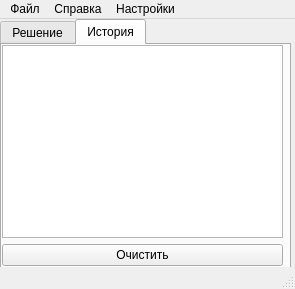
<?xml version="1.0" encoding="UTF-8"?>
<ui version="4.0">
 <class>MainWindow</class>
 <widget class="QMainWindow" name="MainWindow">
  <property name="geometry">
   <rect>
    <x>0</x>
    <y>0</y>
    <width>295</width>
    <height>289</height>
   </rect>
  </property>
  <property name="windowTitle">
   <string>Работа 4</string>
  </property>
  <widget class="QWidget" name="centralwidget">
   <widget class="QTabWidget" name="tabWidget">
    <property name="geometry">
     <rect>
      <x>0</x>
      <y>0</y>
      <width>291</width>
      <height>251</height>
     </rect>
    </property>
    <property name="currentIndex">
     <number>1</number>
    </property>
    <widget class="QWidget" name="tab1">
     <attribute name="title">
      <string>Решение</string>
     </attribute>
     <widget class="QWidget" name="layoutWidget">
      <property name="geometry">
       <rect>
        <x>190</x>
        <y>130</y>
        <width>77</width>
        <height>83</height>
       </rect>
      </property>
      <layout class="QVBoxLayout" name="verticalLayout">
       <item>
        <widget class="QPushButton" name="btn">
         <property name="text">
          <string>Найти P</string>
         </property>
        </widget>
       </item>
       <item>
        <widget class="QPushButton" name="clear_btn">
         <property name="text">
          <string>Очистить</string>
         </property>
        </widget>
       </item>
       <item>
        <widget class="QPushButton" name="save_btn">
         <property name="text">
          <string>Сохранить</string>
         </property>
        </widget>
       </item>
      </layout>
     </widget>
     <widget class="QWidget" name="layoutWidget">
      <property name="geometry">
       <rect>
        <x>-1</x>
        <y>0</y>
        <width>281</width>
        <height>126</height>
       </rect>
      </property>
      <layout class="QHBoxLayout" name="horizontalLayout">
       <item>
        <widget class="QGroupBox" name="info_box">
         <property name="title">
          <string>Укажите длины сторон:</string>
         </property>
         <layout class="QFormLayout" name="formLayout_2">
          <item row="0" column="0">
           <widget class="QLabel" name="lbl_info_a">
            <property name="text">
             <string>Сторона1=</string>
            </property>
           </widget>
          </item>
          <item row="0" column="1">
           <widget class="QLineEdit" name="ed_a"/>
          </item>
          <item row="1" column="0">
           <widget class="QLabel" name="lbl_info_b">
            <property name="text">
             <string>Сторона2=</string>
            </property>
           </widget>
          </item>
          <item row="1" column="1">
           <widget class="QLineEdit" name="ed_b"/>
          </item>
          <item row="2" column="1">
           <widget class="QLineEdit" name="ed_c"/>
          </item>
          <item row="2" column="0">
           <widget class="QLabel" name="lbl_info_c">
            <property name="text">
             <string>Сторона3=</string>
            </property>
           </widget>
          </item>
         </layout>
        </widget>
       </item>
       <item>
        <widget class="QGroupBox" name="figure_box">
         <property name="title">
          <string>Выберите фигуру:</string>
         </property>
         <widget class="QWidget" name="layoutWidget">
          <property name="geometry">
           <rect>
            <x>0</x>
            <y>20</y>
            <width>114</width>
            <height>22</height>
           </rect>
          </property>
          <layout class="QVBoxLayout" name="figure_vbox">
           <item>
            <widget class="QComboBox" name="figure_combo">
             <item>
              <property name="text">
               <string>Треугольник</string>
              </property>
             </item>
             <item>
              <property name="text">
               <string>Прямоугольник</string>
              </property>
             </item>
            </widget>
           </item>
          </layout>
         </widget>
        </widget>
       </item>
      </layout>
     </widget>
    </widget>
    <widget class="QWidget" name="tab_2">
     <attribute name="title">
      <string>История</string>
     </attribute>
     <widget class="QWidget" name="">
      <property name="geometry">
       <rect>
        <x>0</x>
        <y>0</y>
        <width>281</width>
        <height>221</height>
       </rect>
      </property>
      <layout class="QVBoxLayout" name="verticalLayout_2">
       <item>
        <widget class="QTextEdit" name="textEdit"/>
       </item>
       <item>
        <widget class="QPushButton" name="clear_hist_btn">
         <property name="text">
          <string>Очистить</string>
         </property>
        </widget>
       </item>
      </layout>
     </widget>
    </widget>
   </widget>
  </widget>
  <widget class="QMenuBar" name="menubar">
   <property name="geometry">
    <rect>
     <x>0</x>
     <y>0</y>
     <width>295</width>
     <height>18</height>
    </rect>
   </property>
   <widget class="QMenu" name="file">
    <property name="title">
     <string>Файл</string>
    </property>
    <addaction name="openButton"/>
    <addaction name="exitButton"/>
   </widget>
   <widget class="QMenu" name="reference">
    <property name="title">
     <string>Справка</string>
    </property>
    <addaction name="programButton"/>
    <addaction name="authorButton"/>
   </widget>
   <widget class="QMenu" name="settings">
    <property name="title">
     <string>Настройки</string>
    </property>
    <addaction name="open2Button"/>
   </widget>
   <addaction name="file"/>
   <addaction name="reference"/>
   <addaction name="settings"/>
  </widget>
  <widget class="QStatusBar" name="statusbar"/>
  <action name="openButton">
   <property name="text">
    <string>Открыть...</string>
   </property>
  </action>
  <action name="exitButton">
   <property name="text">
    <string>Выход</string>
   </property>
  </action>
  <action name="programButton">
   <property name="text">
    <string>О программе</string>
   </property>
  </action>
  <action name="authorButton">
   <property name="text">
    <string>Об авторе</string>
   </property>
  </action>
  <action name="open2Button">
   <property name="text">
    <string>Открыть</string>
   </property>
  </action>
 </widget>
 <resources/>
 <connections/>
</ui>
